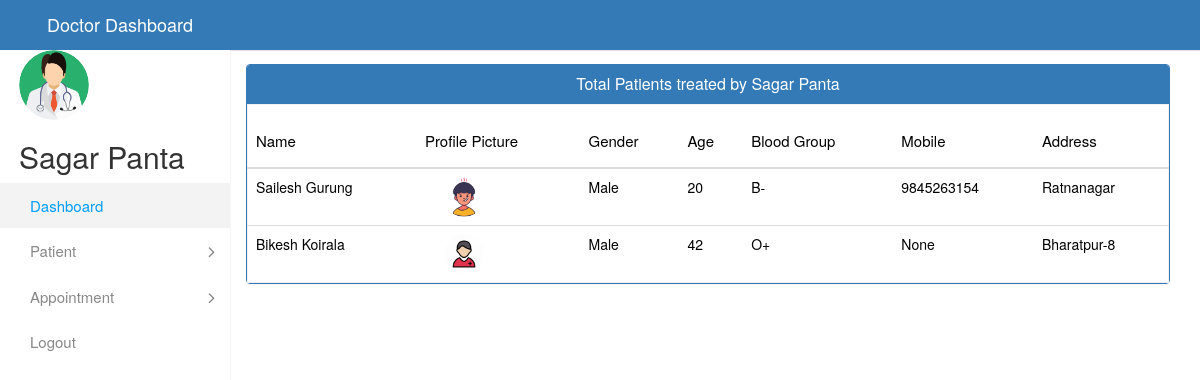
/doctor_view_patient (signed in), run on the app's committed database.
### account/models.py (models this page shows, shortened)
class Doctor(models.Model):
    user=models.OneToOneField(User,on_delete=models.CASCADE)
    profile_pic= models.ImageField(upload_to='profilepic/Doctor/',null=True,blank=True)
    contact = models.CharField(max_length=20,null=True)
    gender = models.CharField(
        max_length=20,
        choices=GENDER_CHOICE, default=3)
    address = models.CharField(max_length=40)
    department= models.CharField(max_length=50,choices=DEPARTMENT,default='Cardiologist')
    status=models.BooleanField(default=False)

class Patient(models.Model):
    user = models.OneToOneField(User, on_delete=models.CASCADE)
    Address = models.CharField(max_length=150, blank=True, null=True)
    profile_pic= models.ImageField(upload_to='profilepic/patient',null=True,blank=True)
    Phone = models.CharField(max_length=150, blank=True, null=True)
    gender = models.CharField(
        max_length=50,
        choices=GENDER_CHOICE, default=3)
    age = models.IntegerField(blank=True, default=None, null=True)
    blood_group = models.CharField(
        max_length=50,
        choices=BLOOD_GROUPS, default='A+')
    status=models.BooleanField(default=False)
    @property
    def get_name(self):
        return self.user.first_name+" "+self.user.last_name

### account/views.py (the view)
# urls.py: path('doctor_view_patient', views.doctor_view_patient,name="doctor_view_patient"),
@login_required(login_url='login')
@user_passes_test(logged_as_doctor)
def doctor_view_patient(request):
    doc_id=models.Doctor.objects.get(user_id=request.user.id)
    doctor=models.Doctor.objects.get(id=doc_id.id)
    presc=models.Prescription.objects.all().filter(doctor_id=doc_id.id)
    pat_id=[]
    for a in presc:
        pat_id.append(a.patient_id)
    patint_id=set(pat_id)
    p_id=list(patint_id)
    patients=models.Patient.objects.all().filter(id__in=p_id)
    return render(request,'doctor_view_patient.html',{'patients':patients,'doctor':doctor})

### account/views.py (called while the page is built)
def logged_as_doctor(user):
    return user.groups.filter(name='doctor').exists()

### templates/doctor_view_patient.html (shortened to what this page needs)
{% extends 'doctor_base.html' %}
{% load static %}
{% block content %}
		<div class="container" style="padding-left: 111px; margin-top:14px;">
			<div class="panel panel-primary">
				<div class="panel-heading" style="text-align:center;">
				<h6 class="panel-title">Total Patients treated by {{request.user.first_name}} {{request.user.last_name}}</h6>
			  </div>
			  <table class="table table-hover" id="dev-table">
				<thead>
					<tr>
						<th><h1 style="font-size:15px;">Name</h1></th>
						<th><h1 style="font-size:15px;">Profile Picture</h1></th>
						<th><h1 style="font-size:15px;">Gender</h1></th>
						<th><h1 style="font-size:15px;">Age</h1></th>
                        <th><h1 style="font-size:15px;">Blood Group</h1></th>
						<th><h1 style="font-size:15px;">Mobile</h1></th>
                        <th><h1 style="font-size:15px;">Address</h1></th>
					</tr>
				</thead>
				{% for p in patients %}
					<tr style="font-size:14px ;">
						<td> {{p.get_name}}</td>
						<td> <img src="/media/{{p.profile_pic}}" alt="Profile Pic" height="40px" width="40px" /></td>
						<td>{{p.gender}}</td>
						<td>{{p.age}}</td>
						<td>{{p.blood_group}}</td>
						<td>{{p.Phone}}</td>
						<td>{{p.Address}}</td>
					</tr>
		        {% endfor %}
			  </table>
			</div>
		  </div>
{% endblock content %}

### templates/doctor_base.html (shortened to what this page needs)
<!DOCTYPE html>
{% load static %}
{% load widget_tweaks %}
<html lang="en">
<head>
    <link href="http://cdnjs.cloudflare.com/ajax/libs/font-awesome/4.3.0/css/font-awesome.css" rel="stylesheet"  type='text/css'>
    <link rel="stylesheet" type="text/css" href="{% static 'css/bootstrap.min.css' %}">
    <link rel="stylesheet" type="text/css" href="{% static 'css/font-awesome.min.css' %}">
    <link rel="stylesheet" type="text/css" href="{% static 'css/style.css' %}">
    <link rel="stylesheet" href="https://maxcdn.bootstrapcdn.com/bootstrap/3.3.7/css/bootstrap.min.css">
</head>
<body>
  <div class="main-wrapper" >
      <div class="header">
    <div class="header-left">
      <a href="{% url 'doctor_dashboard' %}" class="logo" class="panel panel-primary">
        <span>Doctor Dashboard</span>
      </a>
    </div>
      </div>
      <div class="sidebar" id="sidebar">
          <div class="sidebar-inner slimscroll">
              <div id="sidebar-menu" class="sidebar-menu">
                  <ul>
                      <img src="/media/{{doctor.profile_pic}}" alt="Avatar" style="width:70px" >
                    <h2 class="Doc1">{{request.user.first_name}} {{request.user.last_name}}</h2>
                      <li class="active">
                          <a href="{% url 'doctor_dashboard' %}"><span>Dashboard</span></a>
                      </li>
          <li class="submenu">
              <a href="#"><span> Patient </span> <span class="menu-arrow"></span></a>
            </li>
                                         <li class="submenu">
                                                  <a href="#"><span> Appointment </span> <span class="menu-arrow"></span></a>
                                        </li>
                      <li>
                          <a href="{% url 'logout' %}"><span>Logout</span></a>
                      </li>
                  </ul>
              </div>
          </div>
      </div>
  </div>
  {% block content%}
  {% endblock content%}
</body>
</html>

### templates/doctor_base.html (style rules this page uses)
img { border-radius: 50%; margin-left : 19px; }
h2.Doc1 { margin-left : 19px; }
.active { background-color: green; color: white; }

### data on the page
Doctor: profile_pic (picture)
Patient: get_name "Sailesh Gurung", profile_pic (picture), gender "Male", age "20", blood_group "B-", Phone "9845263154", Address "Ratnanagar"
Patient: get_name "Bikesh Koirala", profile_pic (picture), gender "Male", age "42", blood_group "O+", Phone "None", Address "Bharatpur-8"

### other printed values
{{ request.user.first_name }} "Sagar"
{{ request.user.last_name }} "Panta"
